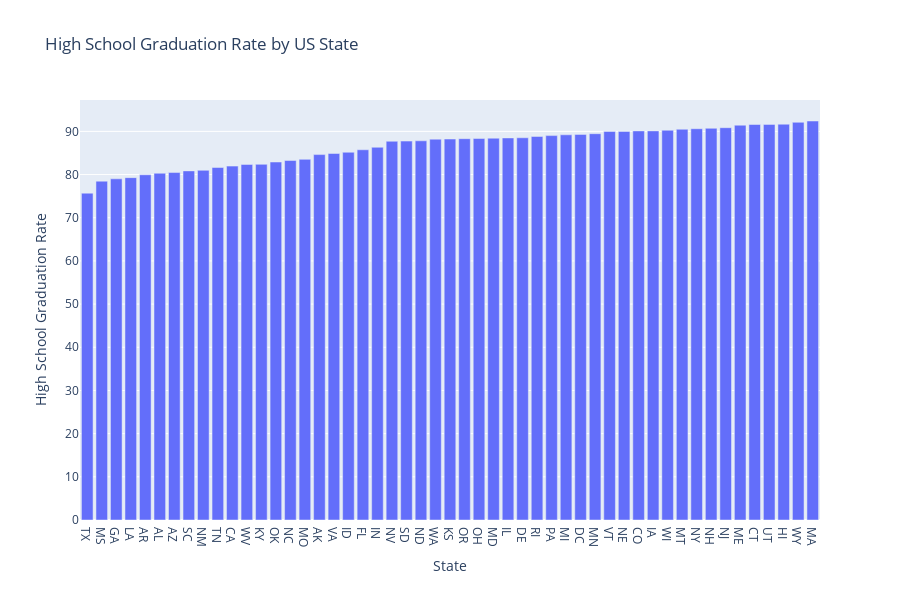

The code cell stored with this chart in its notebook:
### Markdown cell above
# Chart the High School Graduation Rate by US State

Show the High School Graduation Rate in ascending order of US States. Which state has the lowest high school graduation rate? Which state has the highest?

### Code cell
# Convert percent_completed_hs to numeric, forcing errors to NaN
df_pct_completed_hs["percent_completed_hs"] = pd.to_numeric(
    df_pct_completed_hs["percent_completed_hs"], errors="coerce"
)

# Group by state and calculate the mean high school graduation rate
state_hs_grad_rate = (
    df_pct_completed_hs.groupby("Geographic Area")["percent_completed_hs"]
    .mean()
    .reset_index()
)

# Sort by high school graduation rate in ascending order
state_hs_grad_rate = state_hs_grad_rate.sort_values(
    by="percent_completed_hs", ascending=True
)

# Create the bar chart
fig = px.bar(
    state_hs_grad_rate,
    x="Geographic Area",
    y="percent_completed_hs",
    title="High School Graduation Rate by US State",
    labels={
        "Geographic Area": "State",
        "percent_completed_hs": "High School Graduation Rate",
    },
    height=600,
)

fig.show()

### Figure 1 — Plotly figure (JSON) as saved in the notebook; plotly's stock layout.template omitted (floating-point values rounded to 4 significant figures)
{"data": [{"alignmentgroup": "True", "hovertemplate": "State=%{x}<br>High School Graduation Rate=%{y}<extra></extra>", "legendgroup": "", "marker": {"color": "#636efa", "pattern": {"shape": ""}}, "name": "", "offsetgroup": "", "orientation": "v", "showlegend": false, "textposition": "auto", "type": "bar", "x": ["TX", "MS", "GA", "LA", "AR", "AL", "AZ", "SC", "NM", "TN", "CA", "WV", "KY", "OK", "NC", "MO", "AK", "VA", "ID", "FL", "IN", "NV", "SD", "ND", "WA", "KS", "OR", "OH", "MD", "IL", "DE", "RI", "PA", "MI", "DC", "MN", "VT", "NE", "CO", "IA", "WI", "MT", "NY", "NH", "NJ", "ME", "CT", "UT", "HI", "WY", "MA"], "xaxis": "x", "y": [75.69, 78.47, 79.01, 79.29, 79.95, 80.3, 80.47, 80.85, 80.98, 81.63, 81.96, 82.35, 82.37, 82.91, 83.25, 83.52, 84.63, 84.88, 85.17, 85.74, 86.32, 87.72, 87.75, 87.82, 88.2, 88.23, 88.3, 88.34, 88.42, 88.48, 88.52, 88.82, 89.02, 89.21, 89.3, 89.47, 89.98, 89.99, 90.11, 90.11, 90.26, 90.49, 90.61, 90.71, 90.85, 91.43, 91.59, 91.62, 91.67, 92.1, 92.4], "yaxis": "y"}], "layout": {"barmode": "relative", "height": 600, "legend": {"tracegroupgap": 0}, "title": {"text": "High School Graduation Rate by US State"}, "xaxis": {"anchor": "y", "domain": [0, 1], "title": {"text": "State"}}, "yaxis": {"anchor": "x", "domain": [0, 1], "title": {"text": "High School Graduation Rate"}}}}
